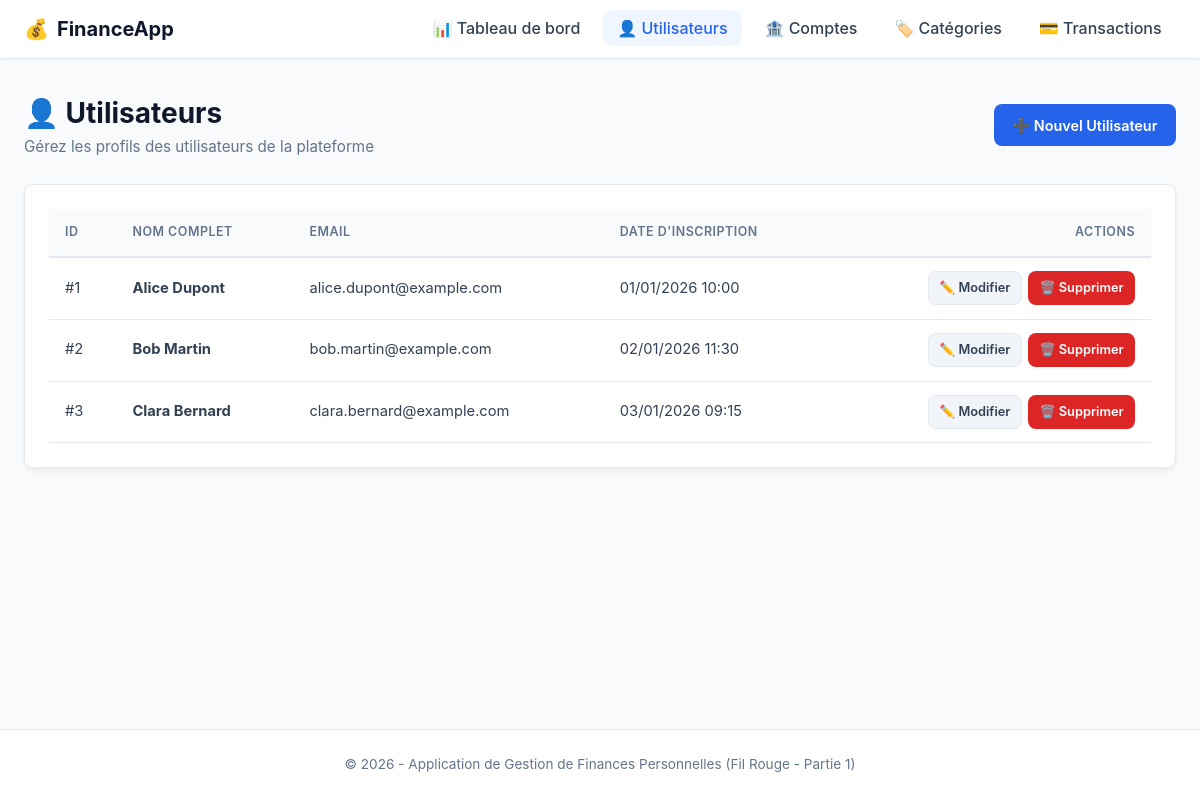
The app's page /utilisateurs/list.php with its own data.
### tables this page shows
CREATE TABLE IF NOT EXISTS Utilisateur (
    id_utilisateur INT AUTO_INCREMENT PRIMARY KEY,
    nom VARCHAR(100) NOT NULL,
    prenom VARCHAR(100) NOT NULL,
    email VARCHAR(191) NOT NULL UNIQUE,
    mot_de_passe VARCHAR(255) NOT NULL,
    date_creation DATETIME DEFAULT CURRENT_TIMESTAMP
);

### utilisateurs/list.php (the view, shortened to what this page needs)
<?php
require_once __DIR__ . '/../config/db.php';
$sql = "SELECT id_utilisateur, nom, prenom, email, date_creation
        FROM Utilisateur
        ORDER BY id_utilisateur ASC";
$stmt = $pdo->prepare($sql);
$stmt->execute();
$utilisateurs = $stmt->fetchAll();
require_once __DIR__ . '/../includes/header.php';
?>
<div class="page-header">
    <div>
        <h1>👤 Utilisateurs</h1>
        <p>Gérez les profils des utilisateurs de la plateforme</p>
    </div>
    <a href="add.php" class="btn btn-primary">➕ Nouvel Utilisateur</a>
</div>
<div class="card">
    <div class="table-responsive">
        <table>
            <thead>
                <tr>
                    <th>ID</th>
                    <th>Nom complet</th>
                    <th>Email</th>
                    <th>Date d'inscription</th>
                    <th style="text-align: right;">Actions</th>
                </tr>
            </thead>
            <tbody>
                <?php if (empty($utilisateurs)): ?>
                    <tr>
                        <td colspan="5" style="text-align: center; color: var(--text-muted); padding: 2rem;">
                            Aucun utilisateur trouvé. Cliquez sur "Nouvel Utilisateur" pour en créer un.
                        </td>
                    </tr>
                <?php else: ?>
                    <?php foreach ($utilisateurs as $u): ?>
                        <tr>
                            <td>#<?= htmlspecialchars($u['id_utilisateur']) ?></td>
                            <td>
                                <strong><?= htmlspecialchars($u['prenom'] . ' ' . $u['nom']) ?></strong>
                            </td>
                            <td><?= htmlspecialchars($u['email']) ?></td>
                            <td><?= date('d/m/Y H:i', strtotime($u['date_creation'])) ?></td>
                            <td style="text-align: right;">
                                <div class="actions-group" style="justify-content: flex-end;">
                                    <a href="edit.php?id=<?= $u['id_utilisateur'] ?>" class="btn btn-secondary btn-sm">
                                        ✏️ Modifier
                                    </a>
                                    <a href="delete.php?id=<?= $u['id_utilisateur'] ?>"
                                       class="btn btn-danger btn-sm btn-delete"
                                       data-confirm="Êtes-vous sûr de vouloir supprimer <?= htmlspecialchars($u['prenom'] . ' ' . $u['nom']) ?> ? (Ses comptes et transactions liés seront également supprimés)">
                                        🗑️ Supprimer
                                    </a>
                                </div>
                            </td>
                        </tr>
                    <?php endforeach; ?>
                <?php endif; ?>
            </tbody>
        </table>
    </div>
</div>
<?php
require_once __DIR__ . '/../includes/footer.php';
?>

### assets/css/style.css (style rules this page uses)
:root { --primary: #2563eb; --primary-hover: #1d4ed8; --secondary: #64748b; --success: #16a34a; --success-bg: #dcfce7; --danger: #dc2626; --danger-bg: #fee2e2; --warning: #d97706; --warning-bg: #fef3c7; --info: #0284c7; --info-bg: #e0f2fe; --dark: #0f172a; --light: #f8fafc; --card-bg: #ffffff; --border: #e2e8f0; --text: #334155; --text-muted: #64748b; --radius: 8px; --shadow: 0 4px 6px -1px rgba(0, 0, 0, 0.05), 0 2px 4px -1px rgba(0, 0, 0, 0.03); }
* { box-sizing: border-box; margin: 0; padding: 0; }
body { font-family: -apple-system, BlinkMacSystemFont, "Segoe UI", Roboto, Helvetica, Arial, sans-serif; background-color: var(--light); color: var(--text); line-height: 1.6; display: flex; flex-direction: column; min-height: 100vh; }
.page-header { display: flex; justify-content: space-between; align-items: center; flex-wrap: wrap; gap: 1rem; margin-bottom: 1.5rem; }
.page-header h1 { font-size: 1.75rem; color: var(--dark); font-weight: 700; }
.page-header p { color: var(--text-muted); font-size: 0.95rem; }
.card { background-color: var(--card-bg); border-radius: var(--radius); border: 1px solid var(--border); box-shadow: var(--shadow); padding: 1.5rem; margin-bottom: 2rem; }
.btn { display: inline-flex; align-items: center; gap: 0.4rem; padding: 0.55rem 1.1rem; font-size: 0.9rem; font-weight: 600; border-radius: var(--radius); text-decoration: none; border: 1px solid transparent; cursor: pointer; transition: all 0.2s ease; }
.btn-primary { background-color: var(--primary); color: white; }
.btn-secondary { background-color: #f1f5f9; color: var(--text); border-color: var(--border); }
.btn-danger { background-color: var(--danger); color: white; }
.btn-sm { padding: 0.35rem 0.65rem; font-size: 0.8rem; }
.actions-group { display: flex; gap: 0.4rem; }
.table-responsive { overflow-x: auto; }
table { width: 100%; border-collapse: collapse; text-align: left; font-size: 0.92rem; }
table th { background-color: #f8fafc; color: var(--text-muted); font-weight: 600; text-transform: uppercase; font-size: 0.78rem; letter-spacing: 0.5px; padding: 0.85rem 1rem; border-bottom: 2px solid var(--border); }
table td { padding: 0.85rem 1rem; border-bottom: 1px solid var(--border); vertical-align: middle; }

### records on screen
utilisateur: id_utilisateur "1", prenom+nom "Alice Dupont", email "alice.dupont@example.com", date_creation "01/01/2026 10:00"
utilisateur: id_utilisateur "2", prenom+nom "Bob Martin", email "bob.martin@example.com", date_creation "02/01/2026 11:30"
utilisateur: id_utilisateur "3", prenom+nom "Clara Bernard", email "clara.bernard@example.com", date_creation "03/01/2026 09:15"
